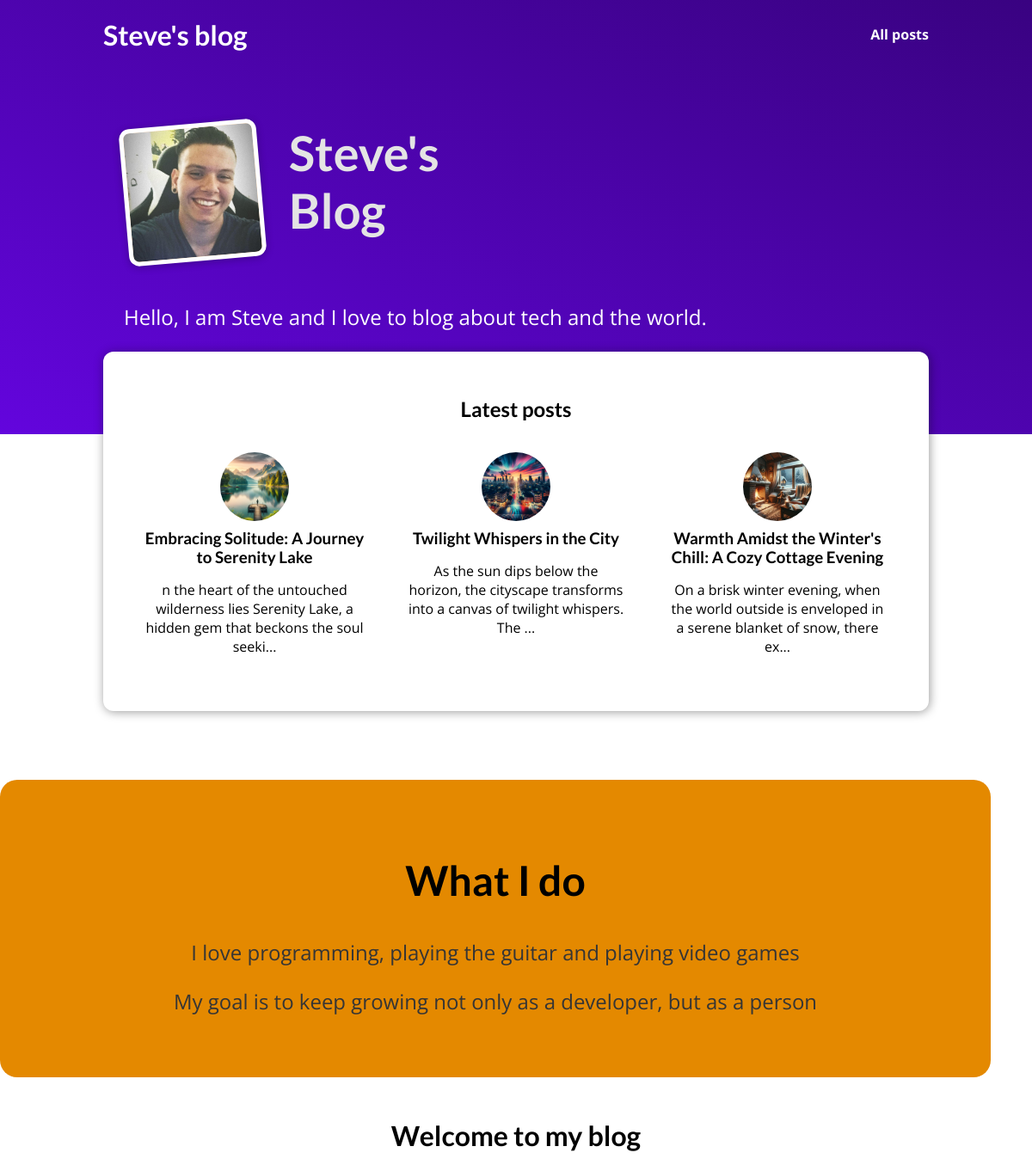
The page / on the database its author committed.
### blog/models.py (models this page shows, shortened)
class Post(models.Model):
    title = models.CharField(max_length=200)
    excerpt = models.CharField(max_length=200)
    image_name = models.CharField(max_length=100, null=True, blank=True)
    date = models.DateField(default=None, null=True, blank=True)
    slug = models.SlugField(unique=True, db_index=True)
    content = models.TextField(validators=[MinLengthValidator(10)])
    tag = models.ManyToManyField('Tag', related_name="posts")
    author = models.ForeignKey('Author', on_delete=models.SET_NULL, null=True, related_name="posts")
    last_updated = models.DateTimeField(auto_now=True)
    image = models.ImageField(upload_to="images/", null=True, blank=True)
    comments_list = models.ManyToManyField('Comment', related_name='posts')

### blog/views.py (the view)
# urls.py: path('', views.StartingPageView.as_view() , name="starting_page"),
class StartingPageView(View):
    def get(self, request):
        latest_posts = Post.objects.order_by('-date')[:3]
        return render(request, "blog/index.html", {
            "posts": latest_posts
        })

### blog/templates/blog/index.html (shortened to what this page needs)
{% extends "base.html" %}
{% load static%}
{% block stylesheets %}
<link rel="stylesheet" href={% static "blog/post.css" %} />
<link rel="stylesheet" href="{% static 'blog/index.css' %}"/>
{% endblock %}
{% block content %}
    <section id="welcome">
        <header>
            <img src="{% static "blog/images/me.jpg" %}" alt="Welcome to my blog"s />
            <h2>Steve's Blog</h2>
        </header>
        <p>Hello, I am Steve and I love to blog about tech and the world.</p>
    </section>
    <section id="latest-posts">
        <h2>Latest posts</h2>
        <ul>
            {% for post in posts %}
                {% include "blog/includes/post.html" %}
            {% endfor %}
        </ul>
    </section>
    <section id="about">
        <h2>What I do</h2>
        <p>I love programming, playing the guitar and playing video games</p>
        <p>My goal is to keep growing not only as a developer, but as a person</p>
    </section>
    <h1 style="text-align: center">Welcome to my blog</h1>
{% endblock %}

### blog/templates/blog/includes/post.html (shortened to what this page needs)
{% load static %}
<li>
  <article class="post">
    <a href="{% url 'post_detail' post.slug %}"> {% comment "" %} Here we add the name of the url that we have set{% endcomment %}
      {% if post.image_name %}
        <img src="{% static 'blog/images/'|add:post.image_name %}" alt={{post.slug}} />
      {% endif %}
      <div class="post__content">
        <h3>{{ post.title }}</h3>
        <p>
          {{ post.content | slice:":100" }}...{% comment "" %} Here we slice the content to 100 characters{% endcomment %}
        </p>
      </div>
    </a>
  </article>
</li>

### static/app.css (style rules this page uses)
* { box-sizing: border-box; }
html { font-family: 'Open Sans', 'Lato', sans-serif; }
body { margin: 0; }
h1, h2, h3 { font-family: 'Lato', sans-serif; font-weight: bold; }

### blog/static/blog/post.css (style rules this page uses)
.post { display: flex; flex-direction: column; align-items: center; text-align: center; }
.post a { text-decoration: none; color: black; transition: all 0.2s ease; padding: 1rem; }
.post img { width: 5rem; height: 5rem; object-fit: cover; border-radius: 50%; }
.post h3 { margin: 0.25rem 0; }

### blog/static/blog/index.css (style rules this page uses)
#welcome { background: linear-gradient(to right top, #6305dd, #390281); padding: 6rem 12%; }
#welcome header { display: flex; align-items: flex-start; margin: 3rem auto; }
#welcome img { width: 10rem; height: 10rem; object-fit: cover; object-position: top; border: 5px solid white; border-radius: 12px; background-color: #ffe1bf; transform: rotateZ(-5deg); box-shadow: 0 2px 8px rgba(0, 0, 0, 0.25); }
#welcome h2 { font-size: 3.5rem; margin: 0 0 0 2rem; color: #e4e4e4; width: 10rem; }
#welcome p { color: white; font-size: 1.5rem; }
#latest-posts { background-color: white; padding: 2rem; border-radius: 12px; width: 60rem; margin: -6rem auto 2rem auto; box-shadow: 1px 1px 12px rgba(0, 0, 0, 0.4); }
#latest-posts h2 { text-align: center; }
#latest-posts ul { list-style: none; margin: 0; padding: 0; display: flex; gap: 1rem; }
#latest-posts li { flex: 1; }
#about { text-align: center; padding: 3rem; background-color: #e48900; margin: 5rem 3rem 3rem 0rem; border-radius: 20px; }
#about h2 { font-size: 3rem; }
#about p { font-size: 1.5rem; color: #353535; }

### rows shown on the page
Post: image_name (picture), title "Embracing Solitude: A Journey to Serenity Lake", content "n the heart of the untouched wilderness lies Serenity Lake, a hidden gem that beckons the soul seeki"
Post: image_name (picture), title "Twilight Whispers in the City", content "As the sun dips below the horizon, the cityscape transforms into a canvas of twilight whispers. The"
Post: image_name (picture), title "Warmth Amidst the Winter's Chill: A Cozy Cottage Evening", content "On a brisk winter evening, when the world outside is enveloped in a serene blanket of snow, there ex"
